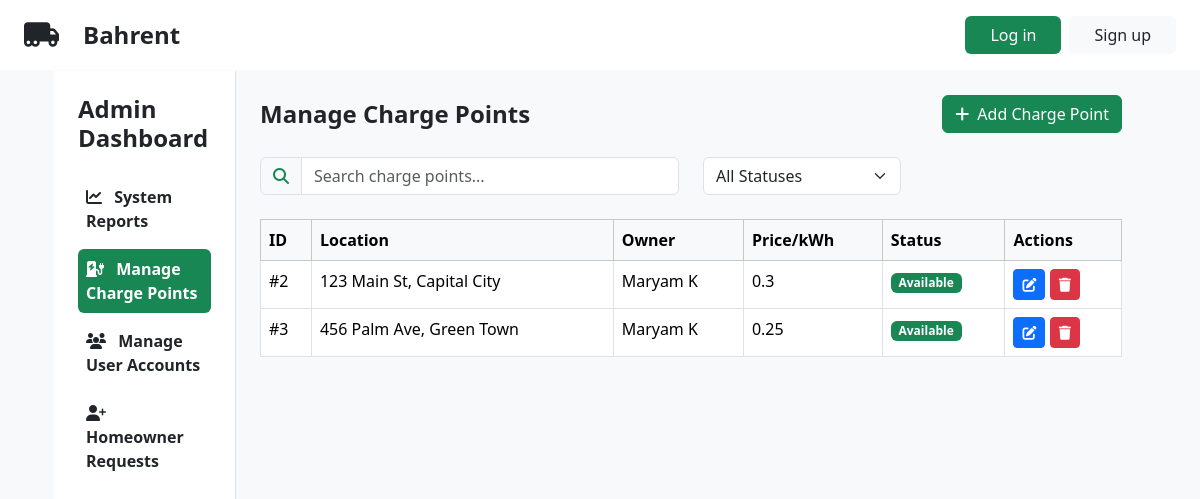
The app's page /admin.php?section=charge-points, older data.
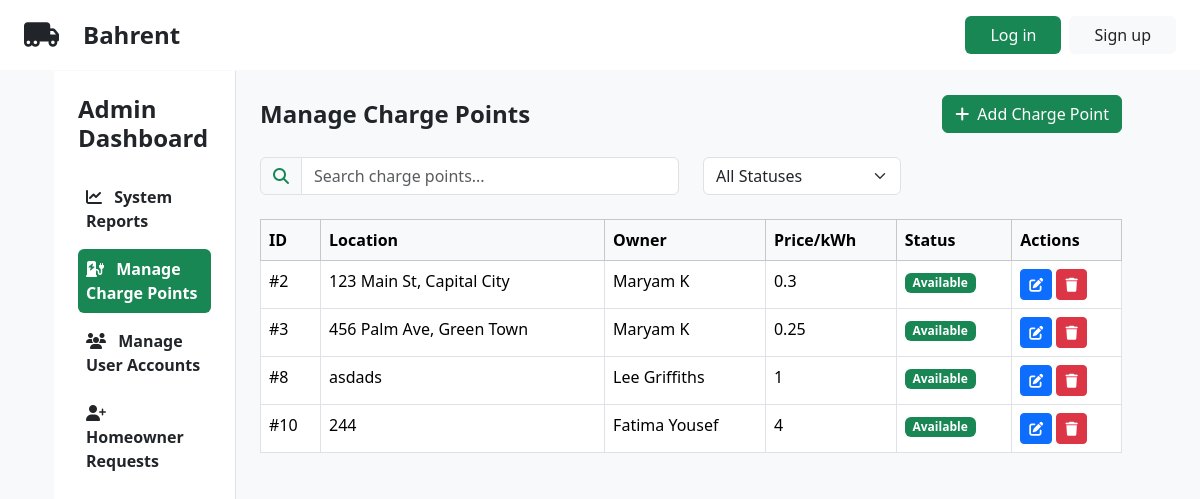
The same page, newer data.
### tables this page shows
CREATE TABLE `charge_points` (
  `charge_point_id` int(11) NOT NULL,
  `homeowner_id` int(11) NOT NULL,
  `address` varchar(255) NOT NULL,
  `postcode` varchar(20) NOT NULL,
  `latitude` decimal(10,8) NOT NULL,
  `longitude` decimal(11,8) NOT NULL,
  `price_per_kwh` decimal(10,2) NOT NULL,
  `description` text DEFAULT NULL,
  `is_available` tinyint(1) DEFAULT 1,
  `created_at` timestamp NOT NULL DEFAULT current_timestamp(),
  `updated_at` timestamp NOT NULL DEFAULT current_timestamp() ON UPDATE current_timestamp(),
  `image` mediumtext NOT NULL
);

CREATE TABLE `users` (
  `user_id` int(11) NOT NULL,
  `email` varchar(255) NOT NULL,
  `password` varchar(255) NOT NULL,
  `first_name` varchar(50) NOT NULL,
  `last_name` varchar(50) NOT NULL,
  `role` enum('admin','homeowner','user') NOT NULL,
  `suspended` tinyint(1) NOT NULL DEFAULT 0
);

### controllers/AdminController.php (called while the page is built, shortened)
<?php
require_once __DIR__ . '/../models/User.php';
class AdminController extends BaseController
{
    public function index(): void
    {
        $this->activeSection = $_GET['section'] ?? 'reports';
        switch ($this->activeSection) {
            case 'charge-points':
                $sectionContent = $this->manageChargePoints();
                break;
        }
    }
    private function manageChargePoints(): string
    {
        require __DIR__ . '/../views/admin/sections/charge_points.phtml';
        return ob_get_clean();
    }
}

### models/ChargePoint.php (called while the page is built, shortened)
<?php
class ChargePoint
{
    public function __construct(
        $charge_point_id,
        $homeowner_id,
        $address,
        $postcode,
        $latitude,
        $longitude,
        $price_per_kwh,
        $description,
        $is_available,
        $created_at,
        $updated_at,
        $image
    ) {
        $this->charge_point_id = $charge_point_id;
        $this->address = $address;
        $this->postcode = $postcode;
        $this->latitude = $latitude;
        $this->longitude = $longitude;
        $this->price_per_kwh = $price_per_kwh;
        $this->description = $description;
        $this->is_available = $is_available;
    }
    private static function fromRow($row)
    {
        return new ChargePoint(
            $row['charge_point_id'],
            $row['homeowner_id'],
            $row['address'],
            $row['postcode'],
            (float)$row['latitude'],
            (float)$row['longitude'],
            (float)$row['price_per_kwh'],
            $row['description'],
            (bool)$row['is_available'],
            $row['created_at'],
            $row['updated_at'],
            $row['image'] ?? null
        );
    }
    public static function getAll()
    {
        $conn = Database::getInstance()->getConnection();
        $stmt = $conn->prepare("SELECT * FROM charge_points");
        $stmt->execute();
        $chargePoints = [];
        while ($row = $stmt->fetch(PDO::FETCH_ASSOC)) {
            $chargePoints[] = self::fromRow($row);
        }
        return $chargePoints;
    }
    public static function getHomeownerByChargePointId($chargePointId)
    {
        $conn = Database::getInstance()->getConnection();
        $stmt = $conn->prepare("
            SELECT u.user_id AS homeowner_id, u.first_name, u.last_name, u.email
            FROM charge_points cp
            INNER JOIN users u ON cp.homeowner_id = u.user_id
            WHERE cp.charge_point_id = ?
        ");
        $stmt->execute([$chargePointId]);
        $row = $stmt->fetch(PDO::FETCH_ASSOC);
        return $row ?: null;
    }
}

### models/User.php (called while the page is built, shortened)
<?php
class User
{
    public function __construct(
        $id,
        $firstName,
        $lastName,
        $email,
        $role,
        $suspended = false
    ) {
        $this->email = $email;
    }
    private static function fromRow($row)
    {
        return new User(
            $row['user_id'],
            $row['first_name'],
            $row['last_name'],
            $row['email'],
            $row['role'],
            (bool)$row['suspended']
        );
    }
    public static function getById($id)
    {
        $conn = Database::getInstance()->getConnection();
        $stmt = $conn->prepare("SELECT * FROM users WHERE user_id = ?");
        $stmt->execute([$id]);
        $row = $stmt->fetch(PDO::FETCH_ASSOC);
        return $row ? self::fromRow($row) : null;
    }
}

### views/admin/sections/charge_points.phtml (the view, shortened to what the changed rows need)
<?php
require_once __DIR__ . '/../../../models/ChargePoint.php';
$AllChargePoints = ChargePoint::getAll();
?>
<div class="d-flex justify-content-between align-items-center mb-4">
    <h2 class="fs-4 fw-bold mb-0">Manage Charge Points</h2>
</div>
<div class="table-responsive">
    <table class="table table-bordered">
        <thead class="table-light">
            <tr>
                <th>ID</th>
                <th>Location</th>
                <th>Owner</th>
                <th>Price/kWh</th>
                <th>Status</th>
                <th>Actions</th>
            </tr>
        </thead>
        <tbody>
            <?php foreach ($AllChargePoints as $ChargePoint): ?>
                <tr>
                    <td>#<?= htmlspecialchars($ChargePoint->charge_point_id) ?></td>
                    <td><?= htmlspecialchars($ChargePoint->address) ?></td>
                    <?php
                    $homeowner = ChargePoint::getHomeownerByChargePointId($ChargePoint->charge_point_id);
                    ?>
                    <td>
                        <?php if ($homeowner): ?>
                            <?= htmlspecialchars($homeowner['first_name'] . ' ' . $homeowner['last_name']) ?>
                        <?php else: ?>
                            <span class="text-muted">No Owner</span>
                        <?php endif; ?>
                    </td>
                    <td><?= htmlspecialchars($ChargePoint->price_per_kwh) ?></td>
                    <td>
                        <span class="badge <?= $ChargePoint->is_available ? 'bg-success' : 'bg-secondary' ?>">
                            <?= $ChargePoint->is_available ? 'Available' : 'Not Available' ?>
                        </span>
                    </td>
                    <td>
                        <button class="btn btn-primary btn-sm edit-charge-point"
                            data-bs-toggle="modal"
                            data-bs-target="#editChargePointModal"
                            data-charge-point-id="<?= htmlspecialchars($ChargePoint->charge_point_id ?? '') ?>"
                            data-location="<?= htmlspecialchars($ChargePoint->address ?? '') ?>"
                            data-postcode="<?= htmlspecialchars($ChargePoint->postcode ?? '') ?>"
                            data-latitude="<?= htmlspecialchars($ChargePoint->latitude ?? '') ?>"
                            data-longitude="<?= htmlspecialchars($ChargePoint->longitude ?? '') ?>"
                            data-price-per-kwh="<?= htmlspecialchars($ChargePoint->price_per_kwh ?? '') ?>"
                            data-homeowner-email="<?= htmlspecialchars(User::getById($ChargePoint->homeowner_id)->email ?? '') ?>"
                            data-description="<?= htmlspecialchars($ChargePoint->description ?? '') ?>"
                            data-is-available="<?= $ChargePoint->is_available ? '1' : '0' ?>">
                            <i class="fa-solid fa-edit"></i>
                        </button>
                        <button class="btn btn-danger btn-sm delete-charge-point"
                            data-charge-point-id="<?= $ChargePoint->charge_point_id ?>"
                            data-row-id="row-<?= $ChargePoint->charge_point_id ?>">
                            <i class="fa-solid fa-trash"></i>
                        </button>
                    </td>
                </tr>
            <?php endforeach; ?>
        </tbody>
    </table>
</div>

Row changes from the older to the newer data that the page shows:
added charge_points: charge_point_id "8", address "asdads", users.first_name+last_name "Lee Griffiths", price_per_kwh "1", is_available "Available"
added charge_points: charge_point_id "10", address "244", users.first_name+last_name "Fatima Yousef", price_per_kwh "4", is_available "Available"
